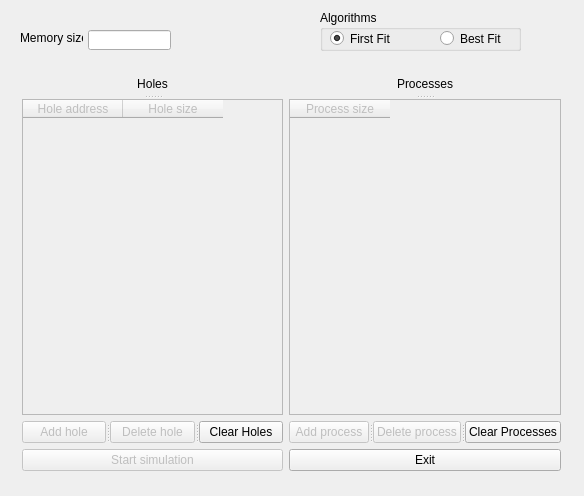
<?xml version="1.0" encoding="UTF-8"?>
<ui version="4.0">
 <class>mainWindow</class>
 <widget class="QWidget" name="mainWindow">
  <property name="geometry">
   <rect>
    <x>0</x>
    <y>0</y>
    <width>584</width>
    <height>496</height>
   </rect>
  </property>
  <property name="windowTitle">
   <string>mainWindow</string>
  </property>
  <widget class="QLabel" name="label">
   <property name="geometry">
    <rect>
     <x>20</x>
     <y>30</y>
     <width>63</width>
     <height>16</height>
    </rect>
   </property>
   <property name="text">
    <string>Memory size:</string>
   </property>
  </widget>
  <widget class="QLineEdit" name="memorySizeLE">
   <property name="geometry">
    <rect>
     <x>88</x>
     <y>30</y>
     <width>83</width>
     <height>20</height>
    </rect>
   </property>
  </widget>
  <widget class="QGroupBox" name="algorithmsGBX">
   <property name="geometry">
    <rect>
     <x>320</x>
     <y>10</y>
     <width>201</width>
     <height>41</height>
    </rect>
   </property>
   <property name="title">
    <string>Algorithms</string>
   </property>
   <widget class="QRadioButton" name="FFRB">
    <property name="geometry">
     <rect>
      <x>10</x>
      <y>20</y>
      <width>82</width>
      <height>17</height>
     </rect>
    </property>
    <property name="text">
     <string>First Fit</string>
    </property>
    <property name="checked">
     <bool>true</bool>
    </property>
   </widget>
   <widget class="QRadioButton" name="BFRB">
    <property name="geometry">
     <rect>
      <x>120</x>
      <y>20</y>
      <width>82</width>
      <height>17</height>
     </rect>
    </property>
    <property name="text">
     <string>Best Fit</string>
    </property>
   </widget>
  </widget>
  <widget class="QWidget" name="layoutWidget">
   <property name="geometry">
    <rect>
     <x>11</x>
     <y>61</y>
     <width>561</width>
     <height>421</height>
    </rect>
   </property>
   <layout class="QHBoxLayout" name="horizontalLayout">
    <item>
     <layout class="QVBoxLayout" name="verticalLayout_2">
      <item>
       <widget class="QSplitter" name="splitter_3">
        <property name="orientation">
         <enum>Qt::Vertical</enum>
        </property>
        <widget class="QLabel" name="label_2">
         <property name="text">
          <string>Holes</string>
         </property>
         <property name="alignment">
          <set>Qt::AlignCenter</set>
         </property>
        </widget>
        <widget class="QTableWidget" name="holeTable">
         <property name="enabled">
          <bool>false</bool>
         </property>
         <column>
          <property name="text">
           <string>Hole address</string>
          </property>
         </column>
         <column>
          <property name="text">
           <string>Hole size</string>
          </property>
         </column>
        </widget>
       </widget>
      </item>
      <item>
       <widget class="QSplitter" name="splitter">
        <property name="orientation">
         <enum>Qt::Horizontal</enum>
        </property>
        <widget class="QPushButton" name="addHoleBTN">
         <property name="enabled">
          <bool>false</bool>
         </property>
         <property name="text">
          <string>Add hole</string>
         </property>
        </widget>
        <widget class="QPushButton" name="deleteHoleBTN">
         <property name="enabled">
          <bool>false</bool>
         </property>
         <property name="text">
          <string>Delete hole</string>
         </property>
        </widget>
        <widget class="QPushButton" name="clearHoleBTN">
         <property name="text">
          <string>Clear Holes</string>
         </property>
        </widget>
       </widget>
      </item>
      <item>
       <widget class="QPushButton" name="startBTN">
        <property name="enabled">
         <bool>false</bool>
        </property>
        <property name="text">
         <string>Start simulation</string>
        </property>
       </widget>
      </item>
     </layout>
    </item>
    <item>
     <layout class="QVBoxLayout" name="verticalLayout">
      <item>
       <widget class="QSplitter" name="splitter_4">
        <property name="orientation">
         <enum>Qt::Vertical</enum>
        </property>
        <widget class="QLabel" name="label_3">
         <property name="text">
          <string>Processes</string>
         </property>
         <property name="alignment">
          <set>Qt::AlignCenter</set>
         </property>
        </widget>
        <widget class="QTableWidget" name="processTable">
         <property name="enabled">
          <bool>false</bool>
         </property>
         <column>
          <property name="text">
           <string>Process size</string>
          </property>
         </column>
        </widget>
       </widget>
      </item>
      <item>
       <widget class="QSplitter" name="splitter_5">
        <property name="orientation">
         <enum>Qt::Horizontal</enum>
        </property>
        <widget class="QPushButton" name="addProcessBTN">
         <property name="enabled">
          <bool>false</bool>
         </property>
         <property name="text">
          <string>Add process</string>
         </property>
        </widget>
        <widget class="QPushButton" name="deleteProcessBTN">
         <property name="enabled">
          <bool>false</bool>
         </property>
         <property name="text">
          <string>Delete process</string>
         </property>
        </widget>
        <widget class="QPushButton" name="clearProcessBTN">
         <property name="text">
          <string>Clear Processes</string>
         </property>
        </widget>
       </widget>
      </item>
      <item>
       <widget class="QPushButton" name="exitBTN">
        <property name="text">
         <string>Exit</string>
        </property>
       </widget>
      </item>
     </layout>
    </item>
   </layout>
  </widget>
 </widget>
 <layoutdefault spacing="6" margin="11"/>
 <resources/>
 <connections/>
</ui>
